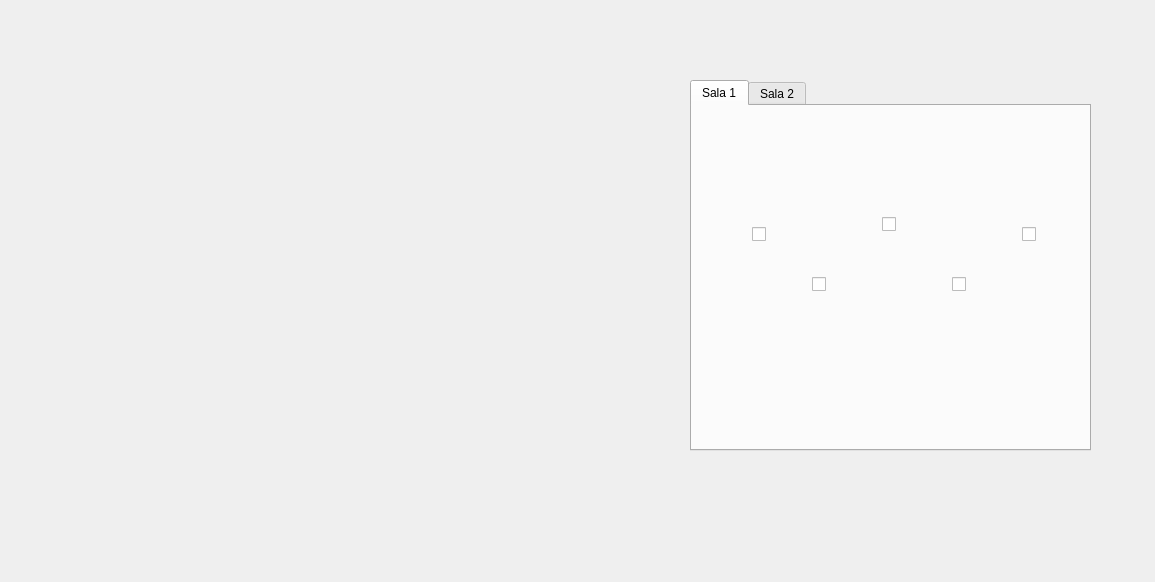
<?xml version="1.0" encoding="UTF-8"?>
<ui version="4.0">
 <class>Sala_1</class>
 <widget class="QDialog" name="Sala_1">
  <property name="geometry">
   <rect>
    <x>0</x>
    <y>0</y>
    <width>1155</width>
    <height>582</height>
   </rect>
  </property>
  <property name="windowTitle">
   <string>Dialog</string>
  </property>
  <widget class="QTabWidget" name="tabWidget">
   <property name="geometry">
    <rect>
     <x>690</x>
     <y>80</y>
     <width>401</width>
     <height>371</height>
    </rect>
   </property>
   <property name="currentIndex">
    <number>0</number>
   </property>
   <widget class="QWidget" name="tab">
    <attribute name="title">
     <string>Sala 1</string>
    </attribute>
    <widget class="QCheckBox" name="A5">
     <property name="geometry">
      <rect>
       <x>260</x>
       <y>170</y>
       <width>16</width>
       <height>16</height>
      </rect>
     </property>
     <property name="sizePolicy">
      <sizepolicy hsizetype="Expanding" vsizetype="MinimumExpanding">
       <horstretch>0</horstretch>
       <verstretch>0</verstretch>
      </sizepolicy>
     </property>
     <property name="maximumSize">
      <size>
       <width>300</width>
       <height>16777215</height>
      </size>
     </property>
     <property name="text">
      <string/>
     </property>
     <property name="iconSize">
      <size>
       <width>34</width>
       <height>34</height>
      </size>
     </property>
     <property name="tristate">
      <bool>false</bool>
     </property>
    </widget>
    <widget class="QCheckBox" name="A3">
     <property name="geometry">
      <rect>
       <x>330</x>
       <y>120</y>
       <width>16</width>
       <height>16</height>
      </rect>
     </property>
     <property name="sizePolicy">
      <sizepolicy hsizetype="Expanding" vsizetype="MinimumExpanding">
       <horstretch>0</horstretch>
       <verstretch>0</verstretch>
      </sizepolicy>
     </property>
     <property name="maximumSize">
      <size>
       <width>300</width>
       <height>16777215</height>
      </size>
     </property>
     <property name="text">
      <string/>
     </property>
     <property name="iconSize">
      <size>
       <width>34</width>
       <height>34</height>
      </size>
     </property>
     <property name="tristate">
      <bool>false</bool>
     </property>
    </widget>
    <widget class="QCheckBox" name="A1">
     <property name="geometry">
      <rect>
       <x>60</x>
       <y>120</y>
       <width>16</width>
       <height>16</height>
      </rect>
     </property>
     <property name="sizePolicy">
      <sizepolicy hsizetype="Expanding" vsizetype="MinimumExpanding">
       <horstretch>0</horstretch>
       <verstretch>0</verstretch>
      </sizepolicy>
     </property>
     <property name="maximumSize">
      <size>
       <width>300</width>
       <height>16777215</height>
      </size>
     </property>
     <property name="text">
      <string/>
     </property>
     <property name="iconSize">
      <size>
       <width>34</width>
       <height>34</height>
      </size>
     </property>
     <property name="tristate">
      <bool>false</bool>
     </property>
    </widget>
    <widget class="QLabel" name="label">
     <property name="geometry">
      <rect>
       <x>0</x>
       <y>0</y>
       <width>401</width>
       <height>361</height>
      </rect>
     </property>
     <property name="styleSheet">
      <string notr="true">border-image: url(:/Recursos/Fondos/sillas.png);</string>
     </property>
     <property name="text">
      <string/>
     </property>
    </widget>
    <widget class="QCheckBox" name="A2">
     <property name="geometry">
      <rect>
       <x>190</x>
       <y>110</y>
       <width>16</width>
       <height>16</height>
      </rect>
     </property>
     <property name="sizePolicy">
      <sizepolicy hsizetype="Expanding" vsizetype="MinimumExpanding">
       <horstretch>0</horstretch>
       <verstretch>0</verstretch>
      </sizepolicy>
     </property>
     <property name="maximumSize">
      <size>
       <width>300</width>
       <height>16777215</height>
      </size>
     </property>
     <property name="text">
      <string/>
     </property>
     <property name="iconSize">
      <size>
       <width>34</width>
       <height>34</height>
      </size>
     </property>
     <property name="tristate">
      <bool>false</bool>
     </property>
    </widget>
    <widget class="QCheckBox" name="A4">
     <property name="geometry">
      <rect>
       <x>120</x>
       <y>170</y>
       <width>16</width>
       <height>16</height>
      </rect>
     </property>
     <property name="sizePolicy">
      <sizepolicy hsizetype="Expanding" vsizetype="MinimumExpanding">
       <horstretch>0</horstretch>
       <verstretch>0</verstretch>
      </sizepolicy>
     </property>
     <property name="maximumSize">
      <size>
       <width>300</width>
       <height>16777215</height>
      </size>
     </property>
     <property name="text">
      <string/>
     </property>
     <property name="iconSize">
      <size>
       <width>34</width>
       <height>34</height>
      </size>
     </property>
     <property name="tristate">
      <bool>false</bool>
     </property>
    </widget>
    <zorder>label</zorder>
    <zorder>A5</zorder>
    <zorder>A3</zorder>
    <zorder>A1</zorder>
    <zorder>A2</zorder>
    <zorder>A4</zorder>
   </widget>
   <widget class="QWidget" name="tab_2">
    <attribute name="title">
     <string>Sala 2</string>
    </attribute>
    <widget class="QCheckBox" name="checkBox_10">
     <property name="geometry">
      <rect>
       <x>120</x>
       <y>170</y>
       <width>16</width>
       <height>16</height>
      </rect>
     </property>
     <property name="sizePolicy">
      <sizepolicy hsizetype="Expanding" vsizetype="MinimumExpanding">
       <horstretch>0</horstretch>
       <verstretch>0</verstretch>
      </sizepolicy>
     </property>
     <property name="maximumSize">
      <size>
       <width>300</width>
       <height>16777215</height>
      </size>
     </property>
     <property name="text">
      <string/>
     </property>
     <property name="iconSize">
      <size>
       <width>34</width>
       <height>34</height>
      </size>
     </property>
     <property name="tristate">
      <bool>false</bool>
     </property>
    </widget>
    <widget class="QCheckBox" name="checkBox_6">
     <property name="geometry">
      <rect>
       <x>260</x>
       <y>170</y>
       <width>16</width>
       <height>16</height>
      </rect>
     </property>
     <property name="sizePolicy">
      <sizepolicy hsizetype="Expanding" vsizetype="MinimumExpanding">
       <horstretch>0</horstretch>
       <verstretch>0</verstretch>
      </sizepolicy>
     </property>
     <property name="maximumSize">
      <size>
       <width>300</width>
       <height>16777215</height>
      </size>
     </property>
     <property name="text">
      <string/>
     </property>
     <property name="iconSize">
      <size>
       <width>34</width>
       <height>34</height>
      </size>
     </property>
     <property name="tristate">
      <bool>false</bool>
     </property>
    </widget>
    <widget class="QLabel" name="label_2">
     <property name="geometry">
      <rect>
       <x>0</x>
       <y>0</y>
       <width>401</width>
       <height>361</height>
      </rect>
     </property>
     <property name="styleSheet">
      <string notr="true">border-image: url(:/Recursos/Fondos/sillas.png);</string>
     </property>
     <property name="text">
      <string/>
     </property>
    </widget>
    <widget class="QCheckBox" name="checkBox_9">
     <property name="geometry">
      <rect>
       <x>190</x>
       <y>110</y>
       <width>16</width>
       <height>16</height>
      </rect>
     </property>
     <property name="sizePolicy">
      <sizepolicy hsizetype="Expanding" vsizetype="MinimumExpanding">
       <horstretch>0</horstretch>
       <verstretch>0</verstretch>
      </sizepolicy>
     </property>
     <property name="maximumSize">
      <size>
       <width>300</width>
       <height>16777215</height>
      </size>
     </property>
     <property name="text">
      <string/>
     </property>
     <property name="iconSize">
      <size>
       <width>34</width>
       <height>34</height>
      </size>
     </property>
     <property name="tristate">
      <bool>false</bool>
     </property>
    </widget>
    <widget class="QCheckBox" name="checkBox_7">
     <property name="geometry">
      <rect>
       <x>330</x>
       <y>120</y>
       <width>16</width>
       <height>16</height>
      </rect>
     </property>
     <property name="sizePolicy">
      <sizepolicy hsizetype="Expanding" vsizetype="MinimumExpanding">
       <horstretch>0</horstretch>
       <verstretch>0</verstretch>
      </sizepolicy>
     </property>
     <property name="maximumSize">
      <size>
       <width>300</width>
       <height>16777215</height>
      </size>
     </property>
     <property name="text">
      <string/>
     </property>
     <property name="iconSize">
      <size>
       <width>34</width>
       <height>34</height>
      </size>
     </property>
     <property name="tristate">
      <bool>false</bool>
     </property>
    </widget>
    <widget class="QCheckBox" name="checkBox_8">
     <property name="geometry">
      <rect>
       <x>60</x>
       <y>120</y>
       <width>16</width>
       <height>16</height>
      </rect>
     </property>
     <property name="sizePolicy">
      <sizepolicy hsizetype="Expanding" vsizetype="MinimumExpanding">
       <horstretch>0</horstretch>
       <verstretch>0</verstretch>
      </sizepolicy>
     </property>
     <property name="maximumSize">
      <size>
       <width>300</width>
       <height>16777215</height>
      </size>
     </property>
     <property name="text">
      <string/>
     </property>
     <property name="iconSize">
      <size>
       <width>34</width>
       <height>34</height>
      </size>
     </property>
     <property name="tristate">
      <bool>false</bool>
     </property>
    </widget>
    <zorder>label_2</zorder>
    <zorder>checkBox_10</zorder>
    <zorder>checkBox_6</zorder>
    <zorder>checkBox_9</zorder>
    <zorder>checkBox_7</zorder>
    <zorder>checkBox_8</zorder>
   </widget>
  </widget>
 </widget>
 <resources/>
 <connections/>
</ui>
